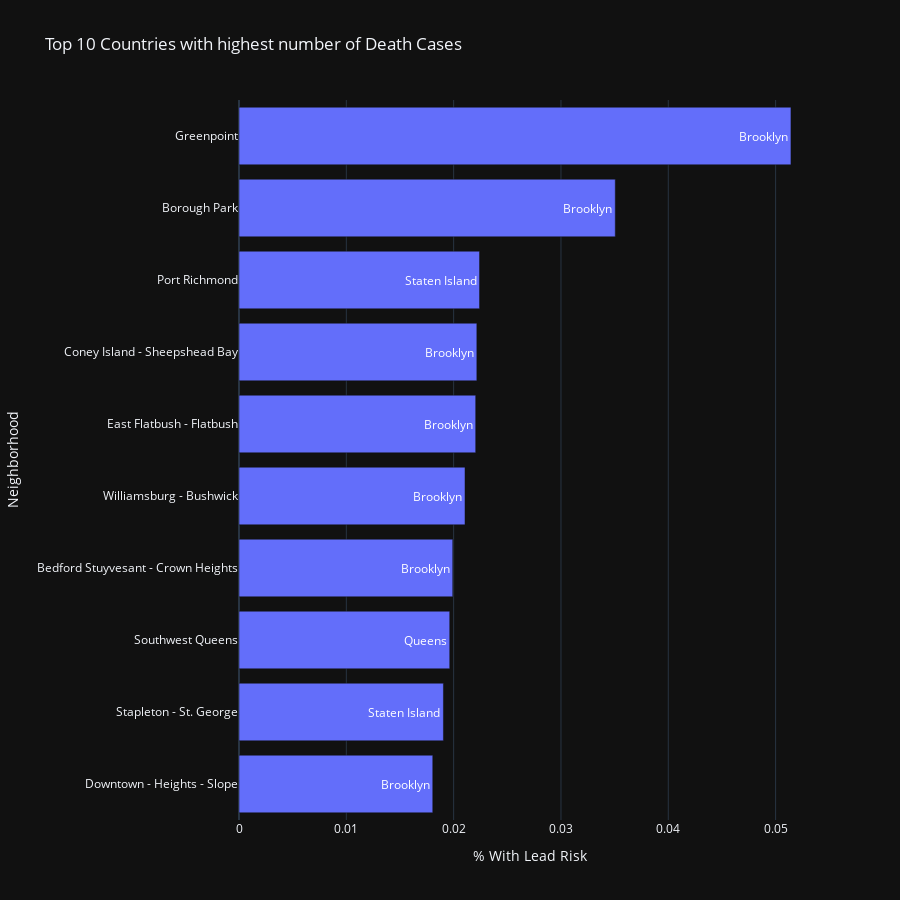

The notebook cell this image was saved under:
### Code cell
# Top 10 countries with Highest Number of Death Rates
fig = px.bar(df_povertyRate.sort_values('% With Lead Risk',ascending=False)[:10][::-1],x='% With Lead Risk',y='Neighborhood',title='Top 10 Countries with highest number of Death Cases',text='Borough',height=900, orientation='h')

#image_bytes = fig.to_image(format='png', , width=1200, height=700, scale=1) # you can use other formats as well (like 'svg','jpeg','pdf')
#img_bytes = fig.to_image(format="png")
#instead of using fig.show()
##from IPython.display import Image
#Image(img_bytes)
#fig.show()
plotly.offline.iplot(fig)

### Figure 1 — Plotly figure (JSON) as saved in the notebook; plotly's stock layout.template omitted (floating-point values rounded to 4 significant figures)
{"data": [{"alignmentgroup": "True", "hovertemplate": "% With Lead Risk=%{x}<br>Neighborhood=%{y}<br>Borough=%{text}<extra></extra>", "legendgroup": "", "marker": {"color": "#636efa"}, "name": "", "offsetgroup": "", "orientation": "h", "showlegend": false, "text": ["Brooklyn", "Staten Island", "Queens", "Brooklyn", "Brooklyn", "Brooklyn", "Brooklyn", "Staten Island", "Brooklyn", "Brooklyn"], "textposition": "auto", "type": "bar", "x": [0.01806, 0.01905, 0.01964, 0.01992, 0.02106, 0.02206, 0.02216, 0.02241, 0.03506, 0.05143], "xaxis": "x", "y": ["Downtown - Heights - Slope", "Stapleton - St. George", "Southwest Queens", "Bedford Stuyvesant - Crown Heights", "Williamsburg - Bushwick", "East Flatbush - Flatbush", "Coney Island - Sheepshead Bay", "Port Richmond", "Borough Park", "Greenpoint"], "yaxis": "y"}], "layout": {"barmode": "relative", "height": 900, "legend": {"tracegroupgap": 0}, "title": {"text": "Top 10 Countries with highest number of Death Cases"}, "xaxis": {"anchor": "y", "domain": [0, 1], "title": {"text": "% With Lead Risk"}}, "yaxis": {"anchor": "x", "domain": [0, 1], "title": {"text": "Neighborhood"}}}}
